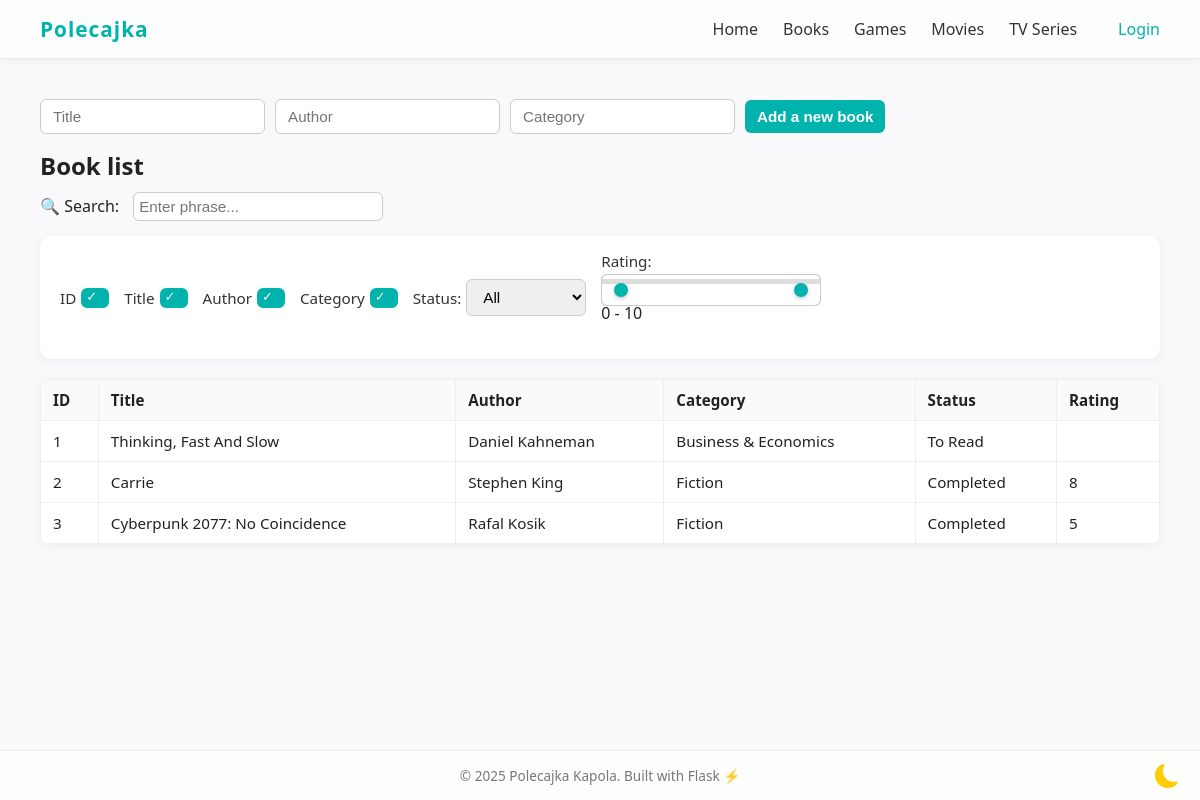
/books, run on the app's committed database.
### tables this page shows
CREATE TABLE books (
            id INTEGER PRIMARY KEY AUTOINCREMENT,
            title TEXT NOT NULL,
            author TEXT,
            category TEXT,
            status TEXT DEFAULT 'To Read',
            date_added TEXT,
            thumbnail TEXT
        , description TEXT, published_date TEXT);

CREATE TABLE reviews (
            id INTEGER PRIMARY KEY AUTOINCREMENT,
            book_id INTEGER,
            rating INTEGER,
            review TEXT,
            date_finished TEXT,
            FOREIGN KEY(book_id) REFERENCES books(id) ON DELETE CASCADE
        );

### app.py (the view)
@app.route("/books")
def index():
    db_exists = os.path.exists("books.db")
    books = get_books()
    return render_template("index.html", books=books, db_exists=db_exists)

### app.py (called while the page is built)
def get_books():
    if not os.path.exists("books.db"):
        return []
    conn = get_connection()
    cur = conn.cursor()
    cur.execute("""
                SELECT b.id,
                       b.title,
                       b.author,
                       b.category,
                       b.status,
                       r.rating,
                       r.review,
                       b.thumbnail
                FROM books b
                         LEFT JOIN reviews r ON b.id = r.book_id
                ORDER BY b.date_added DESC
                """)
    books = cur.fetchall()
    conn.close()
    return books

### db_init.py (called while the page is built)
def get_connection():
    conn = sqlite3.connect(DB_NAME)
    conn.row_factory = sqlite3.Row
    conn.execute("PRAGMA foreign_keys = ON")
    return conn

### templates/index.html (shortened to what this page needs)
{% extends "base.html" %}
{% block content %}
{% if db_exists %}
<form action="{{ url_for('add') }}" method="POST">
    <input type="text" name="title" id="book-title" placeholder="Title" required autocomplete="off">
    <input type="text" name="author" id="book-author" placeholder="Author">
    <input type="text" name="category" placeholder="Category">
    <button type="submit">Add a new book</button>
</form>
{% else %}
<p style="margin:20px; opacity:0.5;">Cannot add books because database doesn't exist yet.</p>
{% endif %}
<h2>Book list</h2>
<div class="search-controls-wrapper">
    <label>🔍 Search:</label>
    <input type="text" id="custom-search" placeholder="Enter phrase..." style="width:250px; padding:5px; margin-left:10px;">
    <div class="column-search-checkboxes">
        <label>ID<input type="checkbox" checked data-column="0"></label>
        <label>Title<input type="checkbox" checked data-column="1"></label>
        <label>Author<input type="checkbox" checked data-column="2"></label>
        <label>Category<input type="checkbox" checked data-column="3"></label>
        <label>Status:
            <select id="status-filter" data-column="4">
                <option value="">All</option>
            </select>
        </label>
        <div class="rating-slider-container">
            <label>Rating:</label>
            <div class="slider-wrapper">
                <input type="range" id="rating-min" min="0" max="10" value="0" step="1">
                <input type="range" id="rating-max" min="0" max="10" value="10" step="1">
            </div>
            <span id="rating-display">0 - 10</span>
        </div>
    </div>
</div>
<table id="books-table" class="display">
    <thead>
        <tr>
            <th>ID</th>
            <th>Title</th>
            <th>Author</th>
            <th>Category</th>
            <th>Status</th>
            <th>Rating</th>
        </tr>
    </thead>
    <tbody>
    {% for book in books %}
        <tr data-id="{{ book['id'] }}">
            <td>{{ loop.index }}</td>
            <td>{{ book['title'] }}</td>
            <td>{{ book['author'] }}</td>
            <td>{{ book['category'] }}</td>
            <td>{{ book['status'] }}</td>
            <td>{{ book['rating'] or '' }}</td>
        </tr>
    {% endfor %}
    </tbody>
</table>
{% endblock %}

### templates/base.html (shortened to what this page needs)
<!DOCTYPE html>
<html lang="en">
<head>
    <link rel="stylesheet" href="{{ url_for('static', filename='style.css') }}">
    <link rel="stylesheet" href="https://cdn.datatables.net/2.1.8/css/dataTables.dataTables.min.css">
</head>
<body>
    <nav>
        <div class="logo" onclick="window.location.href='/'">Polecajka</div>
        <div class="nav-links">
            <a href="/">Home</a>
            <a href="/books">Books</a>
            <a href="/games">Games</a>
            <a href="/movies">Movies</a>
            <a href="/series">TV Series</a>
            {% if session.get('is_admin') %}
                <a href="/logout" class="auth-link logout">Logout</a>
            {% else %}
                <a href="/login" class="auth-link login">Login</a>
            {% endif %}
        </div>
    </nav>
    <main>
        {% block content %}{% endblock %}
    </main>
    <footer>
        <p>© 2025 Polecajka Kapola. Built with Flask ⚡</p>
        <div id="dark-toggle">
        </div>
    </footer>
</body>
</html>

### static/style.css (style rules this page uses)
* { margin: 0; padding: 0; box-sizing: border-box; }
:root { --color-primary: #00b3ad; --color-primary-dark: #009a94; --color-text-dark: #222; --color-text-light: #666; --color-background: #f9f9fb; --color-card-bg: #fff; --color-border-light: rgba(0, 0, 0, 0.08); --color-accent-blue: #2196f3; --color-danger: #f44336; }
body { font-family: 'Segoe UI', Roboto, sans-serif; background: var(--color-background); color: var(--color-text-dark); min-height: 100vh; display: flex; flex-direction: column; }
main { flex: 1; padding: 40px; animation: fadeIn 0.4s ease-in; }
nav { display: flex; justify-content: space-between; align-items: center; background: #ffffffcc; backdrop-filter: blur(12px); border-bottom: 1px solid var(--color-border-light); padding: 15px 40px; position: sticky; top: 0; z-index: 10; box-shadow: 0 2px 10px rgba(0, 0, 0, 0.04); }
.logo { font-size: 1.3rem; font-weight: 700; color: var(--color-primary); letter-spacing: 1px; cursor: pointer; transition: color 0.3s, transform 0.3s; }
.nav-links { display: flex; gap: 25px; }
.nav-links a { color: #333; text-decoration: none; font-size: 1rem; font-weight: 500; position: relative; transition: color 0.25s, transform 0.25s; }
.nav-links a::after { content: ""; position: absolute; left: 0; bottom: -4px; width: 0; height: 2px; background: var(--color-primary); transition: width 0.3s ease; }
table { width: 100%; border-collapse: collapse; background: var(--color-card-bg); border-radius: 10px; overflow: hidden; box-shadow: 0 2px 10px rgba(0,0,0,0.05); margin-top: 20px; }
th, td { border: 1px solid #eee; padding: 10px 12px; text-align: left; font-size: 0.95rem; }
th { background: #fafafa; font-weight: 600; }
form { display: flex; gap: 10px; flex-wrap: wrap; align-items: center; margin-bottom: 15px; }
input, select, button { padding: 8px 12px; border-radius: 6px; border: 1px solid #ccc; font-size: 0.95rem; }
button { background: var(--color-primary); color: white; border: none; font-weight: 600; cursor: pointer; transition: background 0.25s, transform 0.1s; }
.column-search-checkboxes { display: flex; flex-wrap: wrap; gap: 15px 15px; align-items: center; background: var(--color-card-bg); padding: 15px 20px; border-radius: 12px; box-shadow: 0 2px 8px rgba(0,0,0,0.05); margin-top: 15px; margin-bottom: 20px; }
.search-controls-wrapper { padding-top: 10px; }
.column-search-checkboxes label { display: flex; align-items: center; gap: 5px; cursor: pointer; font-size: 0.95rem; color: #333; }
.column-search-checkboxes input[type="checkbox"] { appearance: none; width: 18px; height: 18px; border: 2px solid #ccc; border-radius: 6px; position: relative; transition: all 0.25s ease; cursor: pointer; margin: 0; }
.column-search-checkboxes input[type="checkbox"]:checked { border-color: var(--color-primary); background: var(--color-primary); }
.column-search-checkboxes input[type="checkbox"]:checked::after { content: "✓"; position: absolute; color: white; font-size: 13px; top: -1px; left: 3px; text-shadow: 0 0 1px rgba(0,0,0,0.2); }
.rating-slider-container { display: flex; flex-direction: column; gap: 8px; width: 220px; padding-bottom: 20px; }
.slider-wrapper { position: relative; height: 5px; background: #ddd; border-radius: 5px; padding: 0 8px; }
.slider-wrapper input[type="range"] { position: absolute; width: 100%; top: -5px; background: none; pointer-events: none; -webkit-appearance: none; left: 0; }
#rating-display { margin-top: 10px; text-align: left; }
footer { position: relative; text-align: center; padding: 15px; font-size: 0.85rem; color: #777; border-top: 1px solid var(--color-border-light); background: #ffffffcc; backdrop-filter: blur(10px); }
.auth-link { margin-left: 1rem; font-weight: 600; transition: color 0.2s ease; }
.auth-link.login { color: var(--color-primary); }
#dark-toggle { position: absolute; right: 15px; bottom: 15px; cursor: pointer; width: 36px; height: 36px; transition: transform 0.2s, color 0.2s; padding-top: 15px; color: #ffcc00; }
body:not(.dark-mode) .moon-icon { display: inline; }

### data on the page
books: title "Thinking, Fast And Slow", author "Daniel Kahneman", category "Business & Economics", status "To Read"
reviews: title "Carrie", author "Stephen King", category "Fiction", status "Completed", rating "8"
reviews: title "Cyberpunk 2077: No Coincidence", author "Rafal Kosik", category "Fiction", status "Completed", rating "5"
